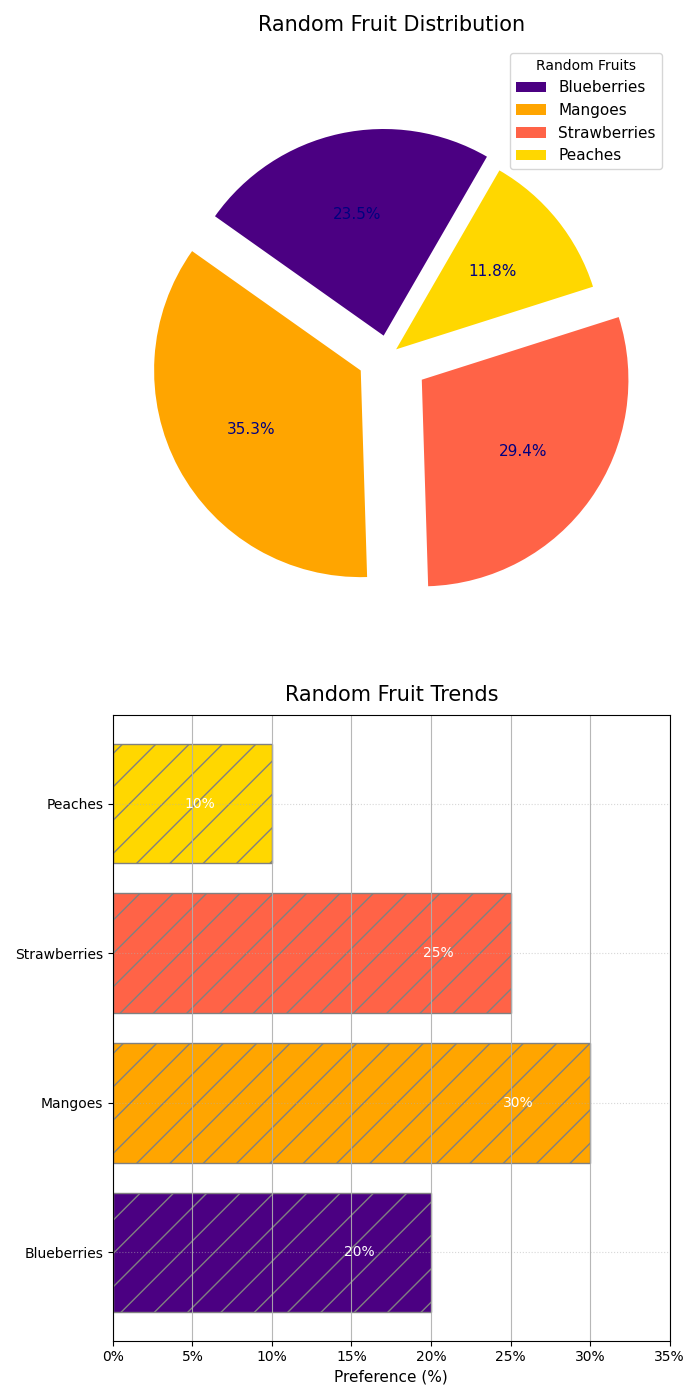

This figure's Python source:
import matplotlib.pyplot as plt

# Data
fruit_types = ['Blueberries', 'Mangoes', 'Strawberries', 'Peaches']
percentages = [20, 30, 25, 10]
colors = ['#4B0082', '#FFA500', '#FF6347', '#FFD700']

# Subplots in a 2x1 arrangement
fig, (ax1, ax2) = plt.subplots(2, 1, figsize=(7, 14))

# Pie Chart
explode = (0.1, 0.15, 0.2, 0.05)
wedges, texts, autotexts = ax1.pie(
    percentages, labels=None, autopct='%1.1f%%', startangle=60, 
    colors=colors, explode=explode, shadow=False, textprops=dict(color="navy"))

plt.setp(texts, size=11, weight="normal")
plt.setp(autotexts, size=11, weight="normal")
ax1.set_title('Random Fruit Distribution', fontsize=15, fontweight='normal', pad=10)

ax1.axis('equal')
ax1.legend(wedges, fruit_types, title="Random Fruits", loc="upper right", fontsize=11)

# Horizontal Bar Chart
bars = ax2.barh(fruit_types, percentages, color=colors, edgecolor='grey', hatch="/")
ax2.set_title('Random Fruit Trends', fontsize=15, fontweight='normal', pad=10)
ax2.set_xlabel("Preference (%)", fontsize=11)
ax2.set_xlim(0, 35)
ax2.xaxis.set_major_formatter(plt.FuncFormatter(lambda x, _: f'{int(x)}%'))
ax2.xaxis.grid(True, linestyle='-', alpha=0.9)
ax2.yaxis.grid(True, linestyle=':', alpha=0.5)

# Bar labels
for bar, percentage in zip(bars, percentages):
    ax2.text(bar.get_width() - 5.5, bar.get_y() + bar.get_height() / 2, f'{percentage}%', 
             va='center', ha='left', color='white', fontsize=10, fontweight='normal')

plt.tight_layout()
plt.show()
